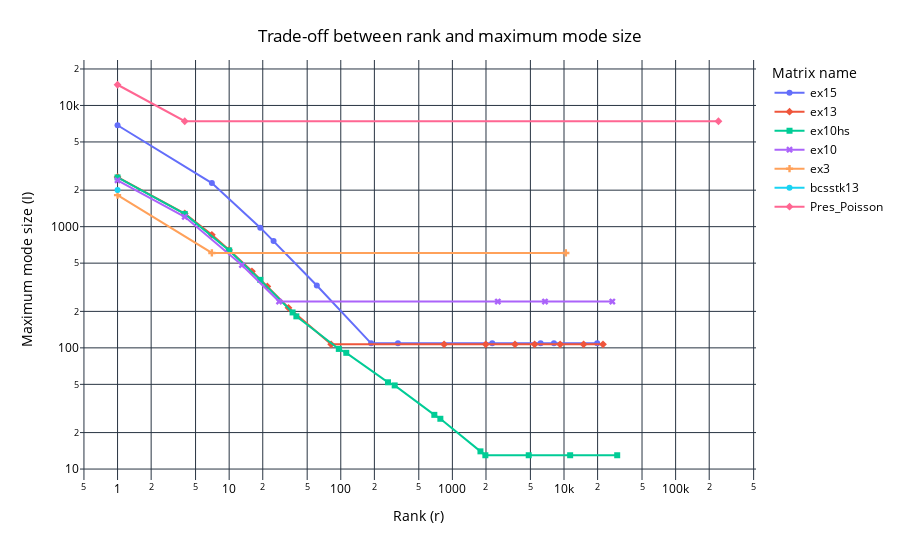

Source (notebook cell):
### Code cell
# trade-off between rank and max mode size - baseline
fig = px.line(baseline_df, x="rank", y="max_mode_size", color="matrix_name", symbol="matrix_name", log_x=True, log_y=True, 
                 labels={
                     "rank": "Rank (r)",
                     "matrix_name": "Matrix name",
                     "max_mode_size": "Maximum mode size (I)",
                 })
fig.update_layout(
    title={
        'text': "Trade-off between rank and maximum mode size",
        'x':0.5,
        'xanchor': 'center',
        'yanchor': 'top'
    },
    plot_bgcolor='white',   # Plot area background color
    paper_bgcolor='white',  # Entire figure background color
    font=dict(color='black') # Font color
)
fig.show()

fig.write_image("plots/baseline_max_mode_size_vs_rank.pdf")

### Figure 1 — Plotly figure (JSON) as saved in the notebook; plotly's stock layout.template omitted (floating-point values rounded to 4 significant figures)
{"data": [{"hovertemplate": "Matrix name=ex15<br>Rank (r)=%{x}<br>Maximum mode size (I)=%{y}<extra></extra>", "legendgroup": "ex15", "line": {"color": "#636efa", "dash": "solid"}, "marker": {"symbol": "circle"}, "mode": "lines+markers", "name": "ex15", "orientation": "v", "showlegend": true, "x": [19820.0, 8125.0, 6175.0, 2275.0, 325.0, 187.0, 61.0, 25.0, 19.0, 7.0, 1.0], "xaxis": "x", "y": [109.0, 109.0, 109.0, 109.0, 109.0, 109.0, 327.0, 763.0, 981.0, 2289.0, 6867.0], "yaxis": "y", "type": "scatter"}, {"hovertemplate": "Matrix name=ex13<br>Rank (r)=%{x}<br>Maximum mode size (I)=%{y}<extra></extra>", "legendgroup": "ex13", "line": {"color": "#EF553B", "dash": "solid"}, "marker": {"symbol": "diamond"}, "mode": "lines+markers", "name": "ex13", "orientation": "v", "showlegend": true, "x": [22350.0, 14980.0, 9234.0, 5456.0, 3637.0, 1990.0, 843.0, 82.0, 34.0, 22.0, 16.0, 10.0, 7.0, 4.0, 1.0], "xaxis": "x", "y": [107.0, 107.0, 107.0, 107.0, 107.0, 107.0, 107.0, 107.0, 214.0, 321.0, 428.0, 642.0, 856.0, 1284.0, 2568.0], "yaxis": "y", "type": "scatter"}, {"hovertemplate": "Matrix name=ex10hs<br>Rank (r)=%{x}<br>Maximum mode size (I)=%{y}<extra></extra>", "legendgroup": "ex10hs", "line": {"color": "#00cc96", "dash": "solid"}, "marker": {"symbol": "square"}, "mode": "lines+markers", "name": "ex10hs", "orientation": "v", "showlegend": true, "x": [29960.0, 11350.0, 4830.0, 1974.0, 1784.0, 780.0, 689.0, 304.0, 265.0, 112.0, 96.0, 40.0, 37.0, 19.0, 10.0, 4.0, 1.0], "xaxis": "x", "y": [13.0, 13.0, 13.0, 13.0, 14.0, 26.0, 28.0, 49.0, 52.0, 91.0, 98.0, 182.0, 196.0, 364.0, 637.0, 1274.0, 2548.0], "yaxis": "y", "type": "scatter"}, {"hovertemplate": "Matrix name=ex10<br>Rank (r)=%{x}<br>Maximum mode size (I)=%{y}<extra></extra>", "legendgroup": "ex10", "line": {"color": "#ab63fa", "dash": "solid"}, "marker": {"symbol": "x"}, "mode": "lines+markers", "name": "ex10", "orientation": "v", "showlegend": true, "x": [27100.0, 6754.0, 2553.0, 28.0, 13.0, 4.0, 1.0], "xaxis": "x", "y": [241.0, 241.0, 241.0, 241.0, 482.0, 1205.0, 2410.0], "yaxis": "y", "type": "scatter"}, {"hovertemplate": "Matrix name=ex3<br>Rank (r)=%{x}<br>Maximum mode size (I)=%{y}<extra></extra>", "legendgroup": "ex3", "line": {"color": "#FFA15A", "dash": "solid"}, "marker": {"symbol": "cross"}, "mode": "lines+markers", "name": "ex3", "orientation": "v", "showlegend": true, "x": [10390.0, 7.0, 1.0], "xaxis": "x", "y": [607.0, 607.0, 1821.0], "yaxis": "y", "type": "scatter"}, {"hovertemplate": "Matrix name=bcsstk13<br>Rank (r)=%{x}<br>Maximum mode size (I)=%{y}<extra></extra>", "legendgroup": "bcsstk13", "line": {"color": "#19d3f3", "dash": "solid"}, "marker": {"symbol": "circle"}, "mode": "lines+markers", "name": "bcsstk13", "orientation": "v", "showlegend": true, "x": [1.0], "xaxis": "x", "y": [2003.0], "yaxis": "y", "type": "scatter"}, {"hovertemplate": "Matrix name=Pres_Poisson<br>Rank (r)=%{x}<br>Maximum mode size (I)=%{y}<extra></extra>", "legendgroup": "Pres_Poisson", "line": {"color": "#FF6692", "dash": "solid"}, "marker": {"symbol": "diamond"}, "mode": "lines+markers", "name": "Pres_Poisson", "orientation": "v", "showlegend": true, "x": [242000.0, 4.0, 1.0], "xaxis": "x", "y": [7411.0, 7411.0, 14820.0], "yaxis": "y", "type": "scatter"}], "layout": {"xaxis": {"anchor": "y", "domain": [0.0, 1.0], "title": {"text": "Rank (r)"}, "type": "log"}, "yaxis": {"anchor": "x", "domain": [0.0, 1.0], "title": {"text": "Maximum mode size (I)"}, "type": "log"}, "legend": {"title": {"text": "Matrix name"}, "tracegroupgap": 0}, "margin": {"t": 60}, "title": {"text": "Trade-off between rank and maximum mode size", "x": 0.5, "xanchor": "center", "yanchor": "top"}, "font": {"color": "black"}, "plot_bgcolor": "white", "paper_bgcolor": "white"}}
